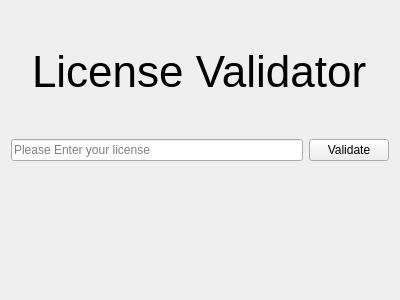
<?xml version="1.0" encoding="UTF-8"?>
<ui version="4.0">
 <class>LicenseValidator</class>
 <widget class="QWidget" name="LicenseValidator">
  <property name="geometry">
   <rect>
    <x>0</x>
    <y>0</y>
    <width>400</width>
    <height>300</height>
   </rect>
  </property>
  <property name="windowTitle">
   <string>FB LeadBank Pro</string>
  </property>
  <layout class="QVBoxLayout" name="verticalLayout">
   <item alignment="Qt::AlignHCenter">
    <widget class="QLabel" name="label">
     <property name="font">
      <font>
       <pointsize>33</pointsize>
      </font>
     </property>
     <property name="text">
      <string>License Validator</string>
     </property>
    </widget>
   </item>
   <item>
    <layout class="QHBoxLayout" name="horizontalLayout">
     <item>
      <widget class="QLineEdit" name="licenseBox">
       <property name="placeholderText">
        <string>Please Enter your license</string>
       </property>
      </widget>
     </item>
     <item>
      <widget class="QPushButton" name="validateButton">
       <property name="text">
        <string>Validate</string>
       </property>
      </widget>
     </item>
    </layout>
   </item>
   <item alignment="Qt::AlignHCenter">
    <widget class="QLabel" name="message">
     <property name="text">
      <string/>
     </property>
    </widget>
   </item>
  </layout>
 </widget>
 <resources/>
 <connections/>
</ui>
